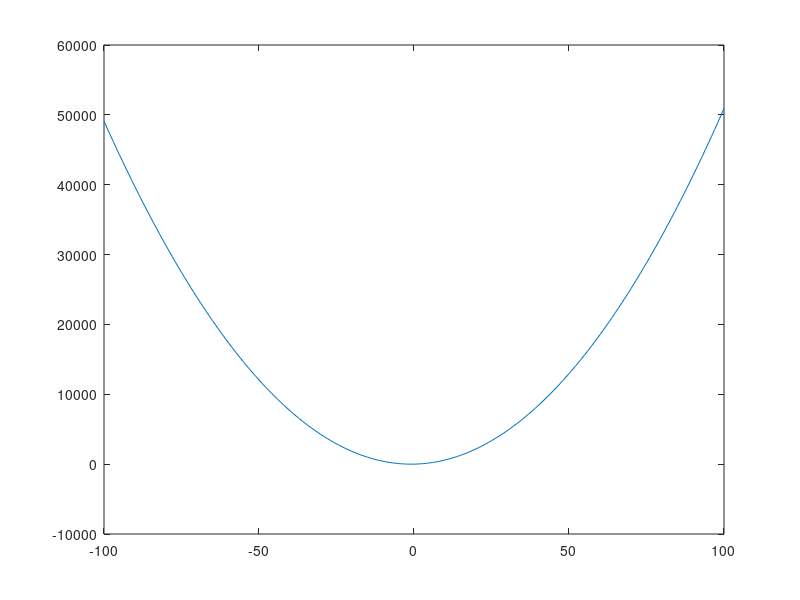

This chart was generated by the following MATLAB code:
%graficadora de ecuaciones de segundo grado.
% y= ax^2+bx +c 
%y= 5x^2+9x +2
clear 
clc 
x=-100:1:100
a=5
b=9
c=3
y=a*x.^2+b*x +c
d= sqrt((b)^2 -4*a*c)
m=isreal(d)
if m==1
    raiz=(-b+d)/2*a
    raiz2=(-b-d)/2*a
else 
    disp("La ecuación es compleja ")
end
plot(x,y);



